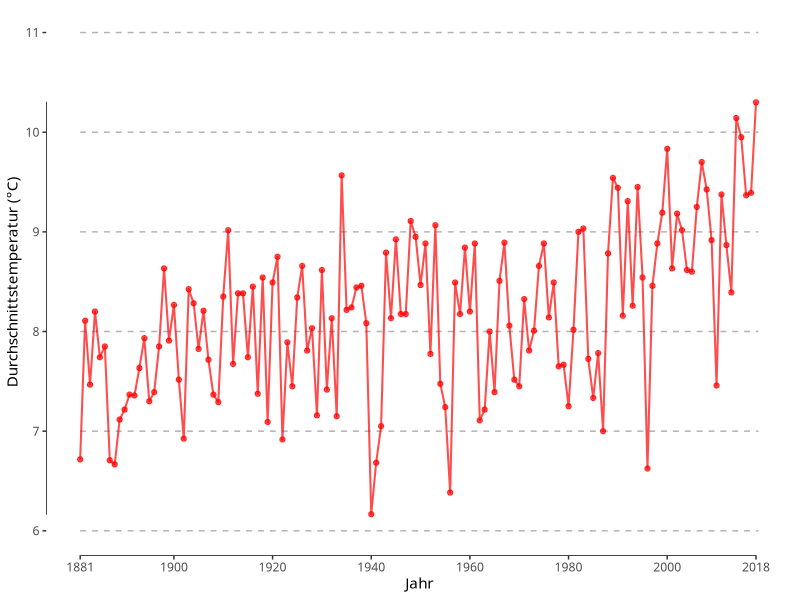
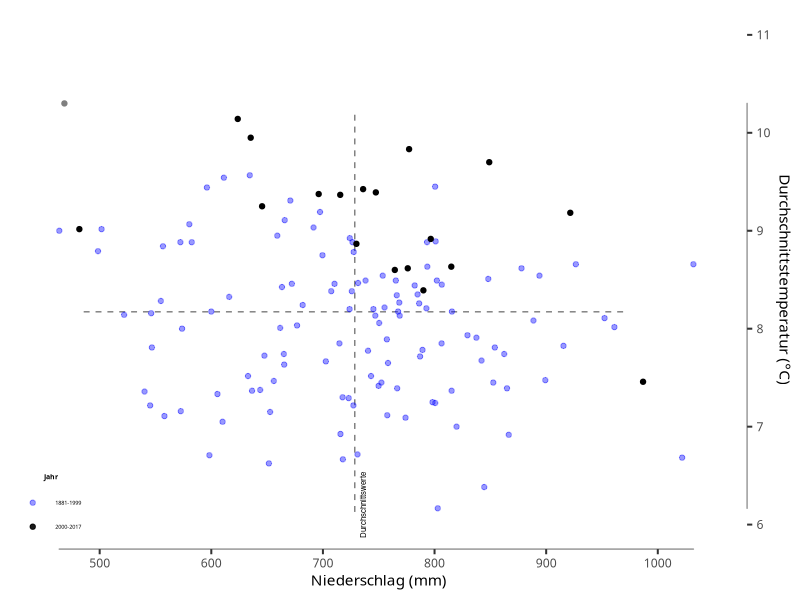

Recreate these plots in R, in order.
library(lubridate)
library(tidyverse)
library(ggthemes)


# Filter festlegen
jahr <- 2018
bundesland <- "Sachsen"
lastmonat <- ifelse((year(today()) - jahr) > 0, 12, month(today()))

# Daten einlesen
regionalAverages <- read.table("regionalAverages.csv", header = TRUE, dec = ".", sep = ";")
# Daten filtern und aggregieren
bundeslandDat <- regionalAverages %>% filter(Bundesland == bundesland, Jahr <= jahr) %>% filter(Monat <= 
    lastmonat) %>% group_by(Jahr) %>% summarise_at(c("Temperatur", "Niederschlag"), list(mw = mean, summe = sum), 
    na.rm = TRUE) %>% ungroup() %>% mutate(typeYear = (Jahr >= 2000) + (Jahr == jahr))


# Make the empty plot with the geom_segments Get the borders and round down or up
tempRange <- bundeslandDat %>% summarise_at(c("Temperatur_mw"), list(min = min, max = max)) %>% mutate(min = floor(min), 
    max = ceiling(max)) %>% unlist()
tempTicks <- (tempRange[1] - 1):(tempRange[2] + 1)
tempsegDat <- data.frame(x = rep(1881, length(tempTicks)), xend = rep(jahr + 0.5, length(tempTicks)), 
    y = tempTicks, yend = tempTicks)
ggplot(data = bundeslandDat, aes(x = Jahr, y = Temperatur_mw)) + geom_segment(data = tempsegDat, aes(x = x, 
    y = y, xend = xend, yend = yend), inherit.aes = FALSE, linetype = "dashed", alpha = 0.3, col = "black") + 
    geom_rangeframe(col = "black") + geom_line(alpha = 0.7, col = "red", size = 0.7) + geom_point(size = 1.5, 
    alpha = 0.7, col = "red") + xlab("Jahr") + ylab("Durchschnittstemperatur (°C)") + theme_tufte(base_size = 11) + 
    theme(legend.position = "none") + scale_x_continuous(breaks = c(1881, seq(1900, jahr, by = 20), jahr)) + 
    scale_y_continuous(limits = c(tempRange[1], tempRange[2])) + theme(text = element_text(size = 11, 
    family = "sans-serif"))

# Plot precip against Temp
precipRange <- bundeslandDat %>% summarise_at(c("Niederschlag_summe"), list(min = min, max = max)) %>% 
    mutate(min = floor(min/50) * 50, max = ceiling(max/50) * 50) %>% unlist()
avgValues <- bundeslandDat %>% summarise_at(c("Temperatur_mw", "Niederschlag_summe"), mean) %>% unlist()
ggplot(data = bundeslandDat, aes(y = Temperatur_mw, x = Niederschlag_summe, color = factor(typeYear), 
    alpha = factor(typeYear))) + geom_segment(aes(y = avgValues[1], yend = avgValues[1], x = avgValues[2] * 
    (2/3), xend = avgValues * (4/3)), inherit.aes = FALSE, linetype = "dashed", alpha = 0.5, col = "black", 
    data = data.frame()) + geom_segment(aes(y = avgValues[1] * (3/4), yend = avgValues[1] * (5/4), x = avgValues[2], 
    xend = avgValues[2]), inherit.aes = FALSE, linetype = "dashed", alpha = 0.5, col = "black", data = data.frame()) + 
    geom_point(size = 1.5) + geom_rangeframe(col = "black", sides = "br") + theme_tufte(base_size = 15) + 
    ylab("Durchschnittstemperatur (°C)") + xlab("Niederschlag (mm)") + scale_color_manual(values = c("blue", 
    "black", "red"), breaks = c(0, 1), name = "Jahr", labels = c("1881-1999", paste0("2000-", jahr - 
    1))) + scale_y_continuous(limits = c(tempRange[1], tempRange[2]), position = "right") + scale_x_continuous(limits = precipRange, 
    breaks = seq(500, 1000, by = 100)) + theme(legend.position = c(0, 0), legend.justification = c(0, 
    0), legend.title = element_text(size = 5, face = "bold", hjust = 0.5)) + annotate("text", y = 6.2, 
    x = avgValues[2] + 0.01 * avgValues[2], label = "Durchschnittswerte", size = 2, angle = 90) + scale_alpha_manual(values = c(0.4, 
    1, 1), guide = FALSE) + guides(colour = guide_legend(override.aes = list(alpha = c(0.4, 0.9)))) + 
    theme(text = element_text(size = 11, family = "sans-serif")) + theme(legend.text = element_text(size = 4))
